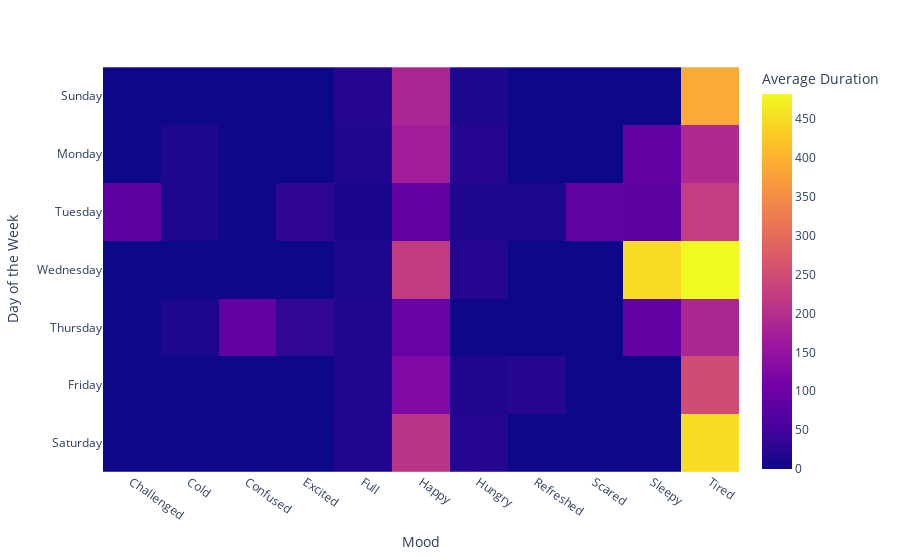

Notebook code for this chart:
### Code cell
import plotly.express as px
import pandas as pd

# Average Duration of Activities by Day and Mood
# Load your data
df = pd.read_csv("C:\\Users\\Gabriel\\Desktop\\4TH YEAR\\Data Analytics\\IndividualDashboard\\Tracker1.csv")

# Group the data by 'Day of the Week' and 'How I feel' and calculate the average duration
heatmap_data = df.groupby(['Day of the Week', 'How I feel'])['Duration (mins)'].mean().unstack()

# Custom order for days of the week
day_order = ['Sunday', 'Monday', 'Tuesday', 'Wednesday', 'Thursday', 'Friday', 'Saturday']

# Sort the heatmap data according to the custom order
heatmap_data = heatmap_data.reindex(day_order)

# Create the interactive heatmap with tilted x-axis and y-axis labels
fig = px.imshow(heatmap_data.fillna(0),
                labels=dict(x="Mood", y="Day of the Week", color="Average Duration"),
                x=heatmap_data.columns,
                y=heatmap_data.index,
                title="")

# Update the layout to add axis labels and tilt the labels
fig.update_layout(xaxis_title='Mood', yaxis_title='Day of the Week',
                  xaxis_tickangle=35)  # Adjust the angle as needed

# Show the plot
fig.show()

### Figure 1 — Plotly figure (JSON) as saved in the notebook; plotly's stock layout.template omitted (floating-point values rounded to 4 significant figures)
{"data": [{"coloraxis": "coloraxis", "hovertemplate": "Mood: %{x}<br>Day of the Week: %{y}<br>Average Duration: %{z}<extra></extra>", "name": "0", "type": "heatmap", "x": ["Challenged", "Cold", "Confused", "Excited", "Full", "Happy", "Hungry", "Refreshed", "Scared", "Sleepy", "Tired"], "xaxis": "x", "y": ["Sunday", "Monday", "Tuesday", "Wednesday", "Thursday", "Friday", "Saturday"], "yaxis": "y", "z": [[0, 0, 0, 0, 23, 186.2, 14, 0, 0, 0, 388], [0, 17, 0, 0, 18.5, 170.7, 22, 0, 0, 88, 191], [84, 17, 0, 32, 13, 90, 17.33, 16, 87, 83, 226], [0, 0, 0, 0, 16.67, 221.7, 23, 0, 0, 448, 482], [0, 14, 88, 34, 17.6, 94.86, 0, 0, 0, 90.5, 186.4], [0, 0, 0, 0, 18, 126, 18, 24, 0, 0, 250.2], [0, 0, 0, 0, 21, 209, 23, 0, 0, 0, 448]]}], "layout": {"coloraxis": {"colorbar": {"title": {"text": "Average Duration"}}, "colorscale": [[0, "#0d0887"], [0.1111, "#46039f"], [0.2222, "#7201a8"], [0.3333, "#9c179e"], [0.4444, "#bd3786"], [0.5556, "#d8576b"], [0.6667, "#ed7953"], [0.7778, "#fb9f3a"], [0.8889, "#fdca26"], [1, "#f0f921"]]}, "margin": {"t": 60}, "xaxis": {"anchor": "y", "constrain": "domain", "domain": [0, 1], "scaleanchor": "y", "tickangle": 35, "title": {"text": "Mood"}}, "yaxis": {"anchor": "x", "autorange": "reversed", "constrain": "domain", "domain": [0, 1], "title": {"text": "Day of the Week"}}}}
